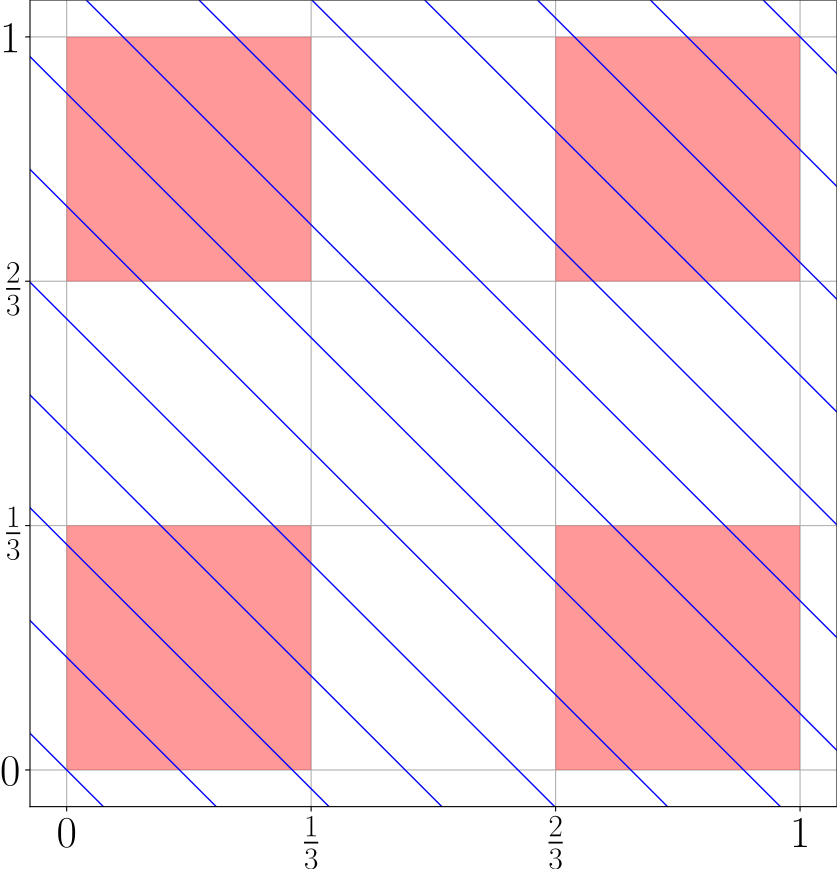

Write Python code to recreate this figure.
import numpy as np, matplotlib.pyplot as plt
from matplotlib import rcParams
from pathlib import Path

rcParams['text.usetex'] = True

fig = plt.figure(figsize=(9,9))
ax = fig.add_subplot()
#ax.axis('off')
ax.set_aspect('equal')
ax.grid()
ax.set_axisbelow(True)
ax.set_xlim(-0.05, 1.05)
ax.set_ylim(-0.05, 1.05)
ax.set_xticks([0, 1/3, 2/3, 1], labels=['$0$', r'$\frac{1}{3}$', r'$\frac{2}{3}$', '$1$'], fontsize=32)
ax.set_yticks([0, 1/3, 2/3, 1], labels=['$0$', r'$\frac{1}{3}$', r'$\frac{2}{3}$', '$1$'], fontsize=32)

for (x, y) in [(x, y) for x in [0, 2/3] for y in [0, 2/3]]:
    ax.add_patch(plt.Rectangle(
        xy=(x, y),
        width=1/3,
        height=1/3,
        facecolor=(1, 0, 0, 0.4)
    ))

for s in np.linspace(0, 2, 14):
    ax.axline(xy1=(0, s), slope=-1, linewidth=1, color=(0, 0, 1))

plt.tight_layout()

plt.savefig(Path(__file__).with_suffix('.pdf'), format="pdf", bbox_inches="tight", pad_inches=0)
